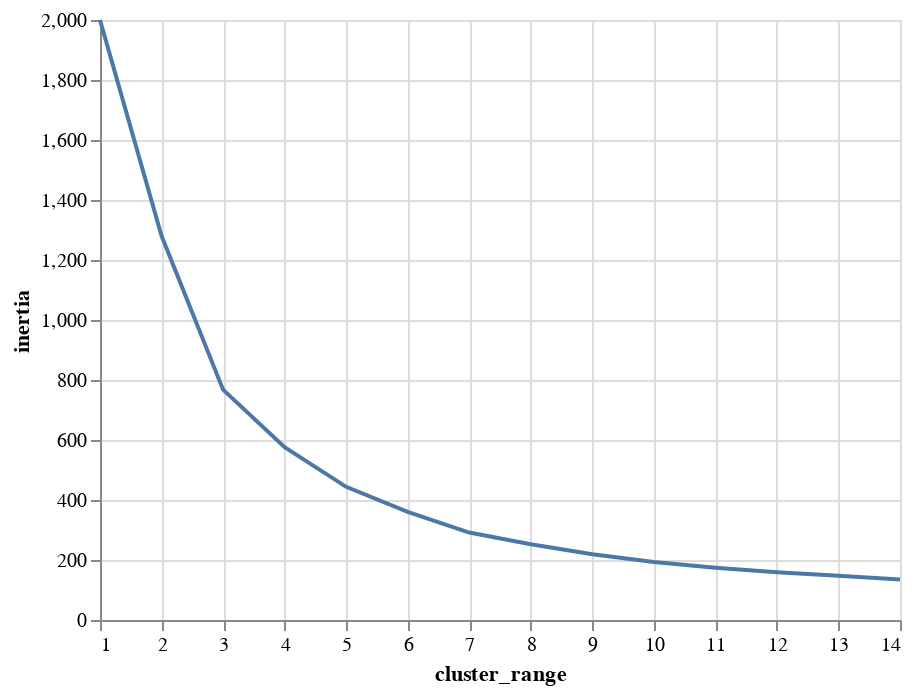

The cell this chart's notebook holds for it:
### Markdown cell above
Use the altair package, the mark_line and encode methods to display the Elbow plot

### Code cell
alt.Chart(clusters).mark_line().encode(x='cluster_range', y='inertia')

### Figure 1 — Vega-Lite specification as saved in the notebook (floating-point values rounded to 4 significant figures)
{"config": {"view": {"continuousWidth": 400, "continuousHeight": 300}}, "data": {"name": "data-6921c6cd73eeebb8f95e4092dadaea3c"}, "mark": "line", "encoding": {"x": {"type": "quantitative", "field": "cluster_range"}, "y": {"type": "quantitative", "field": "inertia"}}, "$schema": "https://vega.github.io/schema/vega-lite/v4.8.1.json", "datasets": {"data-6921c6cd73eeebb8f95e4092dadaea3c": [{"cluster_range": 1, "inertia": 2000.0}, {"cluster_range": 2, "inertia": 1281.0}, {"cluster_range": 3, "inertia": 767.6}, {"cluster_range": 4, "inertia": 576.1}, {"cluster_range": 5, "inertia": 443.9}, {"cluster_range": 6, "inertia": 360.4}, {"cluster_range": 7, "inertia": 291.4}, {"cluster_range": 8, "inertia": 252.7}, {"cluster_range": 9, "inertia": 219.5}, {"cluster_range": 10, "inertia": 193.0}, {"cluster_range": 11, "inertia": 174.6}, {"cluster_range": 12, "inertia": 159.0}, {"cluster_range": 13, "inertia": 147.6}, {"cluster_range": 14, "inertia": 135.3}]}}
